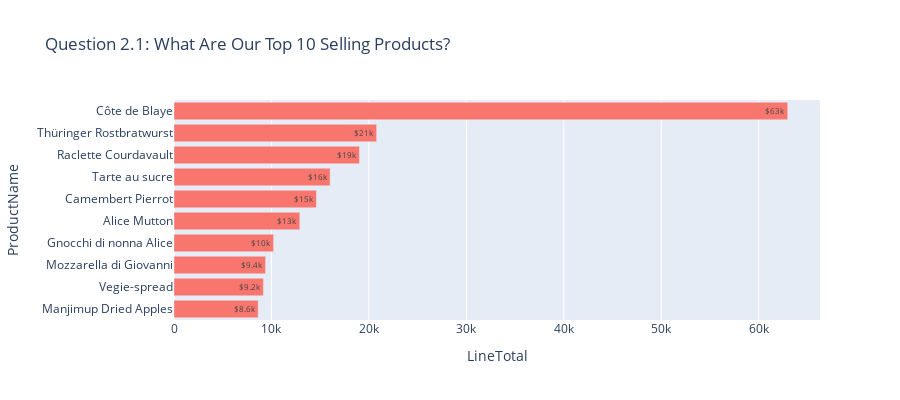

The code cell stored with this chart in its notebook:
### Code cell
fig = px.bar(df_top_products,
            x='LineTotal',
            y='ProductName',
            width=900,
            height=400,
            text= 'LineTotal',
            title='Question 2.1: What Are Our Top 10 Selling Products?')

fig.update_traces( texttemplate='%{text:$.2s}',
                   marker_color ='#f8766d',
                 )

fig.show()

### Figure 1 — Plotly figure (JSON) as saved in the notebook; plotly's stock layout.template omitted (floating-point values rounded to 4 significant figures)
{"data": [{"alignmentgroup": "True", "hovertemplate": "LineTotal=%{text}<br>ProductName=%{y}<extra></extra>", "legendgroup": "", "marker": {"color": "#f8766d"}, "name": "", "offsetgroup": "", "orientation": "h", "showlegend": false, "text": [8639, 9175.0, 9396, 10222, 12909, 14620, 16020.0, 19030, 20800.0, 62980.0], "textposition": "auto", "texttemplate": "%{text:$.2s}", "type": "bar", "x": [8639, 9175.0, 9396, 10222, 12909, 14620, 16020.0, 19030, 20800.0, 62980.0], "xaxis": "x", "y": ["Manjimup Dried Apples", "Vegie-spread", "Mozzarella di Giovanni", "Gnocchi di nonna Alice", "Alice Mutton", "Camembert Pierrot", "Tarte au sucre", "Raclette Courdavault", "Thüringer Rostbratwurst", "Côte de Blaye"], "yaxis": "y"}], "layout": {"barmode": "relative", "height": 400, "legend": {"tracegroupgap": 0}, "title": {"text": "Question 2.1: What Are Our Top 10 Selling Products?"}, "width": 900, "xaxis": {"anchor": "y", "autorange": true, "domain": [0, 1], "range": [0, 66290.0], "title": {"text": "LineTotal"}, "type": "linear"}, "yaxis": {"anchor": "x", "autorange": true, "domain": [0, 1], "range": [-0.5, 9.5], "title": {"text": "ProductName"}, "type": "category"}}}
